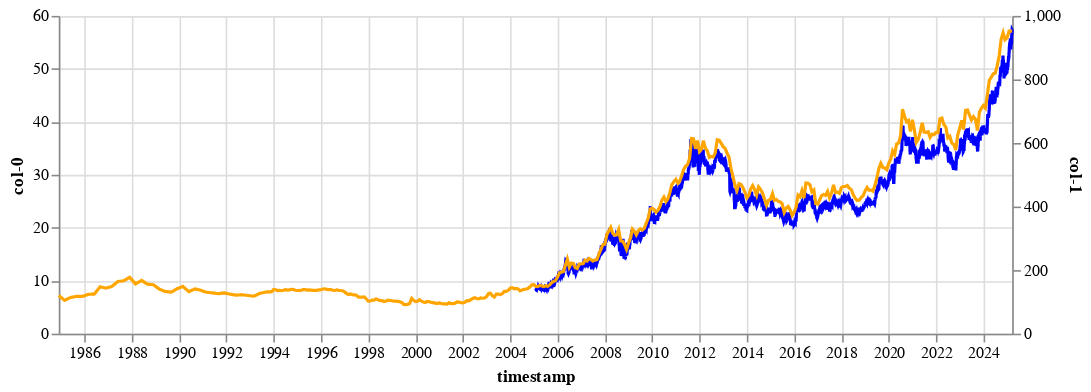

Write notebook code for a chart like this one.
### Code cell
import altair as alt

base = alt.Chart(measure.df(interpolated=True).reset_index(), width=600, height=200).encode(x='timestamp:T')
line1 = base.mark_line(stroke='blue').encode(alt.Y('col-0'))#.transform_filter('isValid(datum.line)')
line2 = base.mark_line(stroke='orange').encode(alt.Y('col-1'))
(line1 + line2).resolve_scale(y = 'independent')

### Figure 1 — Vega-Lite specification as saved in the notebook (floating-point values rounded to 4 significant figures; data arrays with more than 128 entries replaced by an {"elided": "..."} marker saying what was removed)
{"config": {"view": {"continuousWidth": 300, "continuousHeight": 300}}, "layer": [{"mark": {"type": "line", "stroke": "blue"}, "encoding": {"x": {"field": "timestamp", "type": "temporal"}, "y": {"field": "col-0", "type": "quantitative"}}}, {"mark": {"type": "line", "stroke": "orange"}, "encoding": {"x": {"field": "timestamp", "type": "temporal"}, "y": {"field": "col-1", "type": "quantitative"}}}], "data": {"name": "data-d700a6013426d091758c3fd244a9fd1b"}, "height": 200, "resolve": {"scale": {"y": "independent"}}, "width": 600, "$schema": "https://vega.github.io/schema/vega-lite/v5.20.1.json", "datasets": {"data-d700a6013426d091758c3fd244a9fd1b": {"elided": "5395 records"}}}
